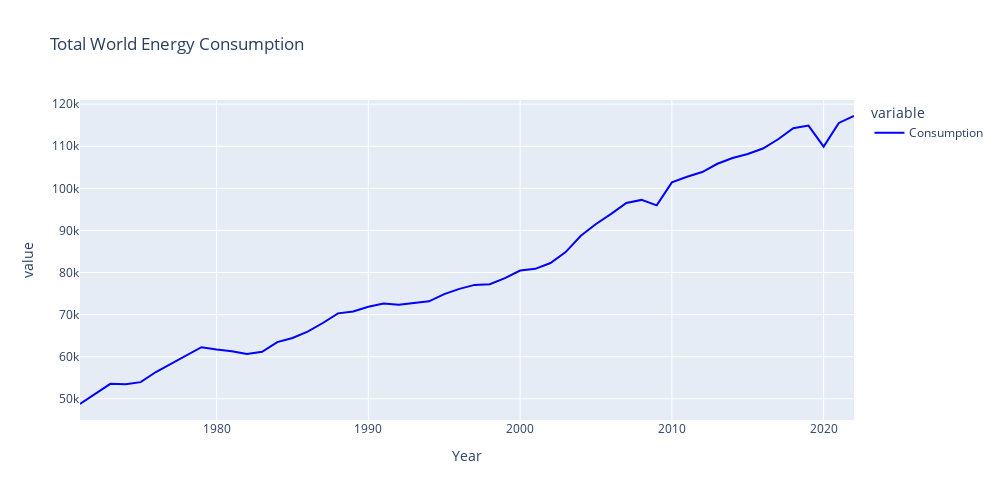

Notebook source saved alongside this figure:
### Markdown cell above
<a id='2.2'></a>
## 3.2. Data Visualization

### Code cell
# Plotting individual charts to analyze the patterns - World Energy Consumption
fig = px.line(world, x='Year', y=['Consumption'], color_discrete_sequence=['blue'], title="Total World Energy Consumption", height=500, width=1000)
fig.show()

### Figure 1 — Plotly figure (JSON) as saved in the notebook; plotly's stock layout.template omitted (floating-point values rounded to 4 significant figures)
{"data": [{"hovertemplate": "variable=Consumption<br>Year=%{x}<br>value=%{y}<extra></extra>", "legendgroup": "Consumption", "line": {"color": "blue", "dash": "solid"}, "marker": {"symbol": "circle"}, "mode": "lines", "name": "Consumption", "orientation": "v", "showlegend": true, "type": "scatter", "x": [1971, 1972, 1973, 1974, 1975, 1976, 1977, 1978, 1979, 1980, 1981, 1982, 1983, 1984, 1985, 1986, 1987, 1988, 1989, 1990, 1991, 1992, 1993, 1994, 1995, 1996, 1997, 1998, 1999, 2000, 2001, 2002, 2003, 2004, 2005, 2006, 2007, 2008, 2009, 2010, 2011, 2012, 2013, 2014, 2015, 2016, 2017, 2018, 2019, 2020, 2021, 2022], "xaxis": "x", "y": [48760.0, 51050.0, 53540.0, 53470.0, 53960.0, 56350.0, 58340.0, 60450.0, 62250.0, 61680.0, 61270.0, 60630.0, 61170.0, 63480.0, 64450.0, 65940.0, 68000.0, 70290.0, 70760.0, 71850.0, 72610.0, 72360.0, 72810.0, 73150.0, 74860.0, 76110.0, 77060.0, 77210.0, 78680.0, 80460.0, 80870.0, 82250.0, 84850.0, 88720.0, 91530.0, 93920.0, 96530.0, 97250.0, 95960.0, 101400.0, 102800.0, 103900.0, 105800.0, 107200.0, 108200.0, 109500.0, 111700.0, 114300.0, 114900.0, 109900.0, 115500.0, 117200.0], "yaxis": "y"}], "layout": {"height": 500, "legend": {"title": {"text": "variable"}, "tracegroupgap": 0}, "title": {"text": "Total World Energy Consumption"}, "width": 1000, "xaxis": {"anchor": "y", "domain": [0, 1], "title": {"text": "Year"}}, "yaxis": {"anchor": "x", "domain": [0, 1], "title": {"text": "value"}}}}
